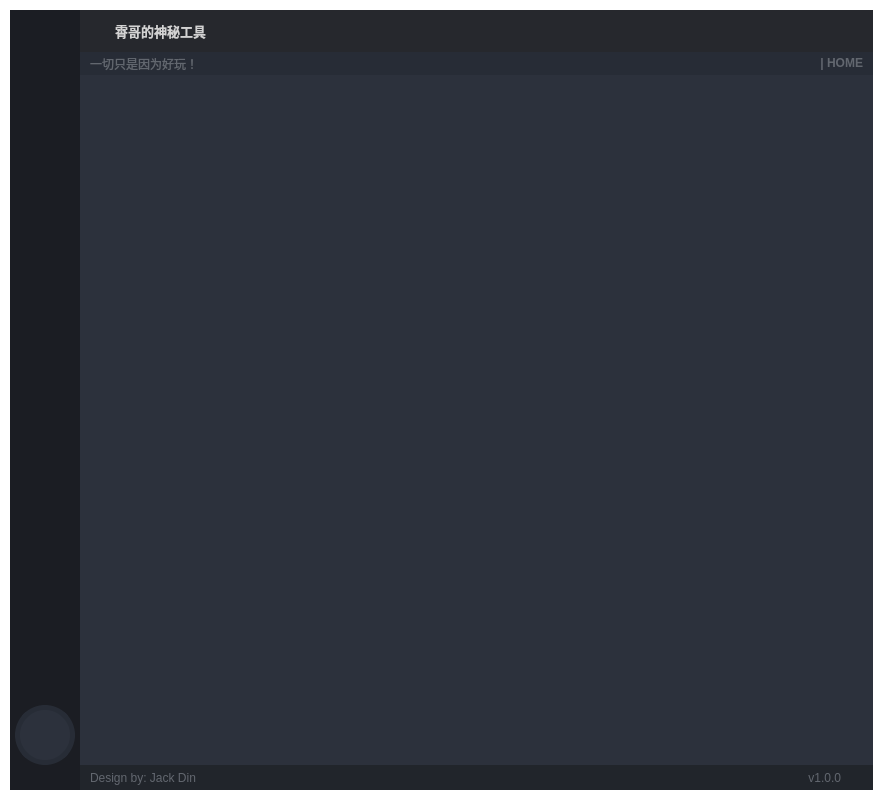
<?xml version="1.0" encoding="UTF-8"?>
<ui version="4.0">
 <author>Wanderson M. Pimenta</author>
 <class>MainWindow</class>
 <widget class="QMainWindow" name="MainWindow">
  <property name="windowModality">
   <enum>Qt::NonModal</enum>
  </property>
  <property name="geometry">
   <rect>
    <x>0</x>
    <y>0</y>
    <width>883</width>
    <height>800</height>
   </rect>
  </property>
  <property name="minimumSize">
   <size>
    <width>500</width>
    <height>800</height>
   </size>
  </property>
  <property name="palette">
   <palette>
    <active>
     <colorrole role="WindowText">
      <brush brushstyle="SolidPattern">
       <color alpha="255">
        <red>255</red>
        <green>255</green>
        <blue>255</blue>
       </color>
      </brush>
     </colorrole>
     <colorrole role="Button">
      <brush brushstyle="SolidPattern">
       <color alpha="0">
        <red>0</red>
        <green>0</green>
        <blue>0</blue>
       </color>
      </brush>
     </colorrole>
     <colorrole role="Light">
      <brush brushstyle="SolidPattern">
       <color alpha="255">
        <red>66</red>
        <green>73</green>
        <blue>90</blue>
       </color>
      </brush>
     </colorrole>
     <colorrole role="Midlight">
      <brush brushstyle="SolidPattern">
       <color alpha="255">
        <red>55</red>
        <green>61</green>
        <blue>75</blue>
       </color>
      </brush>
     </colorrole>
     <colorrole role="Dark">
      <brush brushstyle="SolidPattern">
       <color alpha="255">
        <red>22</red>
        <green>24</green>
        <blue>30</blue>
       </color>
      </brush>
     </colorrole>
     <colorrole role="Mid">
      <brush brushstyle="SolidPattern">
       <color alpha="255">
        <red>29</red>
        <green>32</green>
        <blue>40</blue>
       </color>
      </brush>
     </colorrole>
     <colorrole role="Text">
      <brush brushstyle="SolidPattern">
       <color alpha="255">
        <red>210</red>
        <green>210</green>
        <blue>210</blue>
       </color>
      </brush>
     </colorrole>
     <colorrole role="BrightText">
      <brush brushstyle="SolidPattern">
       <color alpha="255">
        <red>255</red>
        <green>255</green>
        <blue>255</blue>
       </color>
      </brush>
     </colorrole>
     <colorrole role="ButtonText">
      <brush brushstyle="SolidPattern">
       <color alpha="255">
        <red>255</red>
        <green>255</green>
        <blue>255</blue>
       </color>
      </brush>
     </colorrole>
     <colorrole role="Base">
      <brush brushstyle="SolidPattern">
       <color alpha="0">
        <red>0</red>
        <green>0</green>
        <blue>0</blue>
       </color>
      </brush>
     </colorrole>
     <colorrole role="Window">
      <brush brushstyle="SolidPattern">
       <color alpha="0">
        <red>0</red>
        <green>0</green>
        <blue>0</blue>
       </color>
      </brush>
     </colorrole>
     <colorrole role="Shadow">
      <brush brushstyle="SolidPattern">
       <color alpha="255">
        <red>0</red>
        <green>0</green>
        <blue>0</blue>
       </color>
      </brush>
     </colorrole>
     <colorrole role="Highlight">
      <brush brushstyle="SolidPattern">
       <color alpha="255">
        <red>85</red>
        <green>170</green>
        <blue>255</blue>
       </color>
      </brush>
     </colorrole>
     <colorrole role="Link">
      <brush brushstyle="SolidPattern">
       <color alpha="255">
        <red>85</red>
        <green>170</green>
        <blue>255</blue>
       </color>
      </brush>
     </colorrole>
     <colorrole role="LinkVisited">
      <brush brushstyle="SolidPattern">
       <color alpha="255">
        <red>255</red>
        <green>0</green>
        <blue>127</blue>
       </color>
      </brush>
     </colorrole>
     <colorrole role="AlternateBase">
      <brush brushstyle="SolidPattern">
       <color alpha="255">
        <red>22</red>
        <green>24</green>
        <blue>30</blue>
       </color>
      </brush>
     </colorrole>
     <colorrole role="ToolTipBase">
      <brush brushstyle="SolidPattern">
       <color alpha="255">
        <red>44</red>
        <green>49</green>
        <blue>60</blue>
       </color>
      </brush>
     </colorrole>
     <colorrole role="ToolTipText">
      <brush brushstyle="SolidPattern">
       <color alpha="255">
        <red>210</red>
        <green>210</green>
        <blue>210</blue>
       </color>
      </brush>
     </colorrole>
     <colorrole role="PlaceholderText">
      <brush brushstyle="NoBrush">
       <color alpha="128">
        <red>210</red>
        <green>210</green>
        <blue>210</blue>
       </color>
      </brush>
     </colorrole>
    </active>
    <inactive>
     <colorrole role="WindowText">
      <brush brushstyle="SolidPattern">
       <color alpha="255">
        <red>255</red>
        <green>255</green>
        <blue>255</blue>
       </color>
      </brush>
     </colorrole>
     <colorrole role="Button">
      <brush brushstyle="SolidPattern">
       <color alpha="0">
        <red>0</red>
        <green>0</green>
        <blue>0</blue>
       </color>
      </brush>
     </colorrole>
     <colorrole role="Light">
      <brush brushstyle="SolidPattern">
       <color alpha="255">
        <red>66</red>
        <green>73</green>
        <blue>90</blue>
       </color>
      </brush>
     </colorrole>
     <colorrole role="Midlight">
      <brush brushstyle="SolidPattern">
       <color alpha="255">
        <red>55</red>
        <green>61</green>
        <blue>75</blue>
       </color>
      </brush>
     </colorrole>
     <colorrole role="Dark">
      <brush brushstyle="SolidPattern">
       <color alpha="255">
        <red>22</red>
        <green>24</green>
        <blue>30</blue>
       </color>
      </brush>
     </colorrole>
     <colorrole role="Mid">
      <brush brushstyle="SolidPattern">
       <color alpha="255">
        <red>29</red>
        <green>32</green>
        <blue>40</blue>
       </color>
      </brush>
     </colorrole>
     <colorrole role="Text">
      <brush brushstyle="SolidPattern">
       <color alpha="255">
        <red>210</red>
        <green>210</green>
        <blue>210</blue>
       </color>
      </brush>
     </colorrole>
     <colorrole role="BrightText">
      <brush brushstyle="SolidPattern">
       <color alpha="255">
        <red>255</red>
        <green>255</green>
        <blue>255</blue>
       </color>
      </brush>
     </colorrole>
     <colorrole role="ButtonText">
      <brush brushstyle="SolidPattern">
       <color alpha="255">
        <red>255</red>
        <green>255</green>
        <blue>255</blue>
       </color>
      </brush>
     </colorrole>
     <colorrole role="Base">
      <brush brushstyle="SolidPattern">
       <color alpha="0">
        <red>0</red>
        <green>0</green>
        <blue>0</blue>
       </color>
      </brush>
     </colorrole>
     <colorrole role="Window">
      <brush brushstyle="SolidPattern">
       <color alpha="0">
        <red>0</red>
        <green>0</green>
        <blue>0</blue>
       </color>
      </brush>
     </colorrole>
     <colorrole role="Shadow">
      <brush brushstyle="SolidPattern">
       <color alpha="255">
        <red>0</red>
        <green>0</green>
        <blue>0</blue>
       </color>
      </brush>
     </colorrole>
     <colorrole role="Highlight">
      <brush brushstyle="SolidPattern">
       <color alpha="255">
        <red>85</red>
        <green>170</green>
        <blue>255</blue>
       </color>
      </brush>
     </colorrole>
     <colorrole role="Link">
      <brush brushstyle="SolidPattern">
       <color alpha="255">
        <red>85</red>
        <green>170</green>
        <blue>255</blue>
       </color>
      </brush>
     </colorrole>
     <colorrole role="LinkVisited">
      <brush brushstyle="SolidPattern">
       <color alpha="255">
        <red>255</red>
        <green>0</green>
        <blue>127</blue>
       </color>
      </brush>
     </colorrole>
     <colorrole role="AlternateBase">
      <brush brushstyle="SolidPattern">
       <color alpha="255">
        <red>22</red>
        <green>24</green>
        <blue>30</blue>
       </color>
      </brush>
     </colorrole>
     <colorrole role="ToolTipBase">
      <brush brushstyle="SolidPattern">
       <color alpha="255">
        <red>44</red>
        <green>49</green>
        <blue>60</blue>
       </color>
      </brush>
     </colorrole>
     <colorrole role="ToolTipText">
      <brush brushstyle="SolidPattern">
       <color alpha="255">
        <red>210</red>
        <green>210</green>
        <blue>210</blue>
       </color>
      </brush>
     </colorrole>
     <colorrole role="PlaceholderText">
      <brush brushstyle="NoBrush">
       <color alpha="128">
        <red>210</red>
        <green>210</green>
        <blue>210</blue>
       </color>
      </brush>
     </colorrole>
    </inactive>
    <disabled>
     <colorrole role="WindowText">
      <brush brushstyle="SolidPattern">
       <color alpha="255">
        <red>22</red>
        <green>24</green>
        <blue>30</blue>
       </color>
      </brush>
     </colorrole>
     <colorrole role="Button">
      <brush brushstyle="SolidPattern">
       <color alpha="0">
        <red>0</red>
        <green>0</green>
        <blue>0</blue>
       </color>
      </brush>
     </colorrole>
     <colorrole role="Light">
      <brush brushstyle="SolidPattern">
       <color alpha="255">
        <red>66</red>
        <green>73</green>
        <blue>90</blue>
       </color>
      </brush>
     </colorrole>
     <colorrole role="Midlight">
      <brush brushstyle="SolidPattern">
       <color alpha="255">
        <red>55</red>
        <green>61</green>
        <blue>75</blue>
       </color>
      </brush>
     </colorrole>
     <colorrole role="Dark">
      <brush brushstyle="SolidPattern">
       <color alpha="255">
        <red>22</red>
        <green>24</green>
        <blue>30</blue>
       </color>
      </brush>
     </colorrole>
     <colorrole role="Mid">
      <brush brushstyle="SolidPattern">
       <color alpha="255">
        <red>29</red>
        <green>32</green>
        <blue>40</blue>
       </color>
      </brush>
     </colorrole>
     <colorrole role="Text">
      <brush brushstyle="SolidPattern">
       <color alpha="255">
        <red>22</red>
        <green>24</green>
        <blue>30</blue>
       </color>
      </brush>
     </colorrole>
     <colorrole role="BrightText">
      <brush brushstyle="SolidPattern">
       <color alpha="255">
        <red>255</red>
        <green>255</green>
        <blue>255</blue>
       </color>
      </brush>
     </colorrole>
     <colorrole role="ButtonText">
      <brush brushstyle="SolidPattern">
       <color alpha="255">
        <red>22</red>
        <green>24</green>
        <blue>30</blue>
       </color>
      </brush>
     </colorrole>
     <colorrole role="Base">
      <brush brushstyle="SolidPattern">
       <color alpha="0">
        <red>0</red>
        <green>0</green>
        <blue>0</blue>
       </color>
      </brush>
     </colorrole>
     <colorrole role="Window">
      <brush brushstyle="SolidPattern">
       <color alpha="0">
        <red>0</red>
        <green>0</green>
        <blue>0</blue>
       </color>
      </brush>
     </colorrole>
     <colorrole role="Shadow">
      <brush brushstyle="SolidPattern">
       <color alpha="255">
        <red>0</red>
        <green>0</green>
        <blue>0</blue>
       </color>
      </brush>
     </colorrole>
     <colorrole role="Highlight">
      <brush brushstyle="SolidPattern">
       <color alpha="255">
        <red>51</red>
        <green>153</green>
        <blue>255</blue>
       </color>
      </brush>
     </colorrole>
     <colorrole role="Link">
      <brush brushstyle="SolidPattern">
       <color alpha="255">
        <red>85</red>
        <green>170</green>
        <blue>255</blue>
       </color>
      </brush>
     </colorrole>
     <colorrole role="LinkVisited">
      <brush brushstyle="SolidPattern">
       <color alpha="255">
        <red>255</red>
        <green>0</green>
        <blue>127</blue>
       </color>
      </brush>
     </colorrole>
     <colorrole role="AlternateBase">
      <brush brushstyle="SolidPattern">
       <color alpha="255">
        <red>44</red>
        <green>49</green>
        <blue>60</blue>
       </color>
      </brush>
     </colorrole>
     <colorrole role="ToolTipBase">
      <brush brushstyle="SolidPattern">
       <color alpha="255">
        <red>44</red>
        <green>49</green>
        <blue>60</blue>
       </color>
      </brush>
     </colorrole>
     <colorrole role="ToolTipText">
      <brush brushstyle="SolidPattern">
       <color alpha="255">
        <red>210</red>
        <green>210</green>
        <blue>210</blue>
       </color>
      </brush>
     </colorrole>
     <colorrole role="PlaceholderText">
      <brush brushstyle="NoBrush">
       <color alpha="128">
        <red>210</red>
        <green>210</green>
        <blue>210</blue>
       </color>
      </brush>
     </colorrole>
    </disabled>
   </palette>
  </property>
  <property name="font">
   <font>
    <family>Segoe UI</family>
    <pointsize>10</pointsize>
   </font>
  </property>
  <property name="windowTitle">
   <string>MainWindow</string>
  </property>
  <property name="windowIcon">
   <iconset>
    <normaloff>images/icon.ico</normaloff>images/icon.ico</iconset>
  </property>
  <property name="styleSheet">
   <string notr="true"/>
  </property>
  <widget class="QWidget" name="centralwidget">
   <property name="styleSheet">
    <string notr="true">background: transparent;
color: rgb(210, 210, 210);</string>
   </property>
   <layout class="QHBoxLayout" name="horizontalLayout">
    <property name="spacing">
     <number>0</number>
    </property>
    <property name="leftMargin">
     <number>10</number>
    </property>
    <property name="topMargin">
     <number>10</number>
    </property>
    <property name="rightMargin">
     <number>10</number>
    </property>
    <property name="bottomMargin">
     <number>10</number>
    </property>
    <item>
     <widget class="QFrame" name="frame_main">
      <property name="styleSheet">
       <string notr="true"/>
      </property>
      <property name="frameShape">
       <enum>QFrame::NoFrame</enum>
      </property>
      <property name="frameShadow">
       <enum>QFrame::Raised</enum>
      </property>
      <layout class="QVBoxLayout" name="verticalLayout">
       <property name="spacing">
        <number>0</number>
       </property>
       <property name="leftMargin">
        <number>0</number>
       </property>
       <property name="topMargin">
        <number>0</number>
       </property>
       <property name="rightMargin">
        <number>0</number>
       </property>
       <property name="bottomMargin">
        <number>0</number>
       </property>
       <item>
        <widget class="QFrame" name="frame_top">
         <property name="minimumSize">
          <size>
           <width>0</width>
           <height>65</height>
          </size>
         </property>
         <property name="maximumSize">
          <size>
           <width>16777215</width>
           <height>65</height>
          </size>
         </property>
         <property name="styleSheet">
          <string notr="true">background-color: transparent;</string>
         </property>
         <property name="frameShape">
          <enum>QFrame::NoFrame</enum>
         </property>
         <property name="frameShadow">
          <enum>QFrame::Raised</enum>
         </property>
         <layout class="QHBoxLayout" name="horizontalLayout_3">
          <property name="spacing">
           <number>0</number>
          </property>
          <property name="leftMargin">
           <number>0</number>
          </property>
          <property name="topMargin">
           <number>0</number>
          </property>
          <property name="rightMargin">
           <number>0</number>
          </property>
          <property name="bottomMargin">
           <number>0</number>
          </property>
          <item>
           <widget class="QFrame" name="frame_toggle">
            <property name="maximumSize">
             <size>
              <width>70</width>
              <height>16777215</height>
             </size>
            </property>
            <property name="styleSheet">
             <string notr="true">background-color: rgb(27, 29, 35);</string>
            </property>
            <property name="frameShape">
             <enum>QFrame::NoFrame</enum>
            </property>
            <property name="frameShadow">
             <enum>QFrame::Raised</enum>
            </property>
            <layout class="QVBoxLayout" name="verticalLayout_3">
             <property name="spacing">
              <number>0</number>
             </property>
             <property name="leftMargin">
              <number>0</number>
             </property>
             <property name="topMargin">
              <number>0</number>
             </property>
             <property name="rightMargin">
              <number>0</number>
             </property>
             <property name="bottomMargin">
              <number>0</number>
             </property>
             <item>
              <widget class="QPushButton" name="btn_toggle_menu">
               <property name="sizePolicy">
                <sizepolicy hsizetype="Expanding" vsizetype="Expanding">
                 <horstretch>0</horstretch>
                 <verstretch>0</verstretch>
                </sizepolicy>
               </property>
               <property name="styleSheet">
                <string notr="true">QPushButton {
	background-image: url(:/images_icons_20/images/icons/20x20/cil-menu.png);
	background-position: center;
	background-repeat: no-reperat;
	border: none;
	background-color: rgb(27, 29, 35);
}
QPushButton:hover {
	background-color: rgb(33, 37, 43);
}
QPushButton:pressed {	
	background-color: rgb(85, 170, 255);
}</string>
               </property>
               <property name="text">
                <string/>
               </property>
              </widget>
             </item>
            </layout>
           </widget>
          </item>
          <item>
           <widget class="QFrame" name="frame_top_right">
            <property name="styleSheet">
             <string notr="true">background: transparent;</string>
            </property>
            <property name="frameShape">
             <enum>QFrame::NoFrame</enum>
            </property>
            <property name="frameShadow">
             <enum>QFrame::Raised</enum>
            </property>
            <layout class="QVBoxLayout" name="verticalLayout_2">
             <property name="spacing">
              <number>0</number>
             </property>
             <property name="leftMargin">
              <number>0</number>
             </property>
             <property name="topMargin">
              <number>0</number>
             </property>
             <property name="rightMargin">
              <number>0</number>
             </property>
             <property name="bottomMargin">
              <number>0</number>
             </property>
             <item>
              <widget class="QFrame" name="frame_top_btns">
               <property name="maximumSize">
                <size>
                 <width>16777215</width>
                 <height>42</height>
                </size>
               </property>
               <property name="styleSheet">
                <string notr="true">background-color: rgba(27, 29, 35, 200)</string>
               </property>
               <property name="frameShape">
                <enum>QFrame::NoFrame</enum>
               </property>
               <property name="frameShadow">
                <enum>QFrame::Raised</enum>
               </property>
               <layout class="QHBoxLayout" name="horizontalLayout_4">
                <property name="spacing">
                 <number>0</number>
                </property>
                <property name="leftMargin">
                 <number>0</number>
                </property>
                <property name="topMargin">
                 <number>0</number>
                </property>
                <property name="rightMargin">
                 <number>0</number>
                </property>
                <property name="bottomMargin">
                 <number>0</number>
                </property>
                <item>
                 <widget class="QFrame" name="frame_label_top_btns">
                  <property name="sizePolicy">
                   <sizepolicy hsizetype="Expanding" vsizetype="Preferred">
                    <horstretch>0</horstretch>
                    <verstretch>0</verstretch>
                   </sizepolicy>
                  </property>
                  <property name="frameShape">
                   <enum>QFrame::NoFrame</enum>
                  </property>
                  <property name="frameShadow">
                   <enum>QFrame::Raised</enum>
                  </property>
                  <layout class="QHBoxLayout" name="horizontalLayout_10">
                   <property name="spacing">
                    <number>0</number>
                   </property>
                   <property name="leftMargin">
                    <number>5</number>
                   </property>
                   <property name="topMargin">
                    <number>0</number>
                   </property>
                   <property name="rightMargin">
                    <number>10</number>
                   </property>
                   <property name="bottomMargin">
                    <number>0</number>
                   </property>
                   <item>
                    <widget class="QFrame" name="frame_icon_top_bar">
                     <property name="maximumSize">
                      <size>
                       <width>30</width>
                       <height>30</height>
                      </size>
                     </property>
                     <property name="styleSheet">
                      <string notr="true">background: transparent;
background-image: url(:/16x16/icons/16x16/cil-av-timer.png);
background-position: center;
background-repeat: no-repeat;
</string>
                     </property>
                     <property name="frameShape">
                      <enum>QFrame::StyledPanel</enum>
                     </property>
                     <property name="frameShadow">
                      <enum>QFrame::Raised</enum>
                     </property>
                    </widget>
                   </item>
                   <item>
                    <widget class="QLabel" name="label_title_bar_top">
                     <property name="font">
                      <font>
                       <family>Segoe UI</family>
                       <pointsize>10</pointsize>
                       <weight>75</weight>
                       <bold>true</bold>
                      </font>
                     </property>
                     <property name="styleSheet">
                      <string notr="true">background: transparent;
</string>
                     </property>
                     <property name="text">
                      <string>霄哥的神秘工具</string>
                     </property>
                    </widget>
                   </item>
                  </layout>
                 </widget>
                </item>
                <item alignment="Qt::AlignRight">
                 <widget class="QFrame" name="frame_btns_right">
                  <property name="sizePolicy">
                   <sizepolicy hsizetype="Expanding" vsizetype="Preferred">
                    <horstretch>0</horstretch>
                    <verstretch>0</verstretch>
                   </sizepolicy>
                  </property>
                  <property name="maximumSize">
                   <size>
                    <width>120</width>
                    <height>16777215</height>
                   </size>
                  </property>
                  <property name="frameShape">
                   <enum>QFrame::NoFrame</enum>
                  </property>
                  <property name="frameShadow">
                   <enum>QFrame::Raised</enum>
                  </property>
                  <layout class="QHBoxLayout" name="horizontalLayout_5">
                   <property name="spacing">
                    <number>0</number>
                   </property>
                   <property name="leftMargin">
                    <number>0</number>
                   </property>
                   <property name="topMargin">
                    <number>0</number>
                   </property>
                   <property name="rightMargin">
                    <number>0</number>
                   </property>
                   <property name="bottomMargin">
                    <number>0</number>
                   </property>
                   <item>
                    <widget class="QPushButton" name="btn_minimize">
                     <property name="sizePolicy">
                      <sizepolicy hsizetype="Minimum" vsizetype="Expanding">
                       <horstretch>0</horstretch>
                       <verstretch>0</verstretch>
                      </sizepolicy>
                     </property>
                     <property name="minimumSize">
                      <size>
                       <width>40</width>
                       <height>0</height>
                      </size>
                     </property>
                     <property name="maximumSize">
                      <size>
                       <width>40</width>
                       <height>16777215</height>
                      </size>
                     </property>
                     <property name="toolTip">
                      <string>Minimize</string>
                     </property>
                     <property name="styleSheet">
                      <string notr="true">QPushButton {	
	border: none;
	background-color: transparent;
}
QPushButton:hover {
	background-color: rgb(52, 59, 72);
}
QPushButton:pressed {	
	background-color: rgb(85, 170, 255);
}</string>
                     </property>
                     <property name="text">
                      <string/>
                     </property>
                     <property name="icon">
                      <iconset>
                       <normaloff>images/icons/20x20/cil-window-minimize.png</normaloff>images/icons/20x20/cil-window-minimize.png</iconset>
                     </property>
                    </widget>
                   </item>
                   <item>
                    <widget class="QPushButton" name="btn_maximize_restore">
                     <property name="sizePolicy">
                      <sizepolicy hsizetype="Minimum" vsizetype="Expanding">
                       <horstretch>0</horstretch>
                       <verstretch>0</verstretch>
                      </sizepolicy>
                     </property>
                     <property name="minimumSize">
                      <size>
                       <width>40</width>
                       <height>0</height>
                      </size>
                     </property>
                     <property name="maximumSize">
                      <size>
                       <width>40</width>
                       <height>16777215</height>
                      </size>
                     </property>
                     <property name="toolTip">
                      <string>Maximize</string>
                     </property>
                     <property name="styleSheet">
                      <string notr="true">QPushButton {	
	border: none;
	background-color: transparent;
}
QPushButton:hover {
	background-color: rgb(52, 59, 72);
}
QPushButton:pressed {	
	background-color: rgb(85, 170, 255);
}</string>
                     </property>
                     <property name="text">
                      <string/>
                     </property>
                     <property name="icon">
                      <iconset>
                       <normaloff>images/icons/20x20/cil-window-maximize.png</normaloff>images/icons/20x20/cil-window-maximize.png</iconset>
                     </property>
                    </widget>
                   </item>
                   <item>
                    <widget class="QPushButton" name="btn_close">
                     <property name="sizePolicy">
                      <sizepolicy hsizetype="Minimum" vsizetype="Expanding">
                       <horstretch>0</horstretch>
                       <verstretch>0</verstretch>
                      </sizepolicy>
                     </property>
                     <property name="minimumSize">
                      <size>
                       <width>40</width>
                       <height>0</height>
                      </size>
                     </property>
                     <property name="maximumSize">
                      <size>
                       <width>40</width>
                       <height>16777215</height>
                      </size>
                     </property>
                     <property name="toolTip">
                      <string>Close</string>
                     </property>
                     <property name="styleSheet">
                      <string notr="true">QPushButton {	
	border: none;
	background-color: transparent;
}
QPushButton:hover {
	background-color: rgb(52, 59, 72);
}
QPushButton:pressed {	
	background-color: rgb(85, 170, 255);
}</string>
                     </property>
                     <property name="text">
                      <string/>
                     </property>
                     <property name="icon">
                      <iconset>
                       <normaloff>images/icons/20x20/cil-x.png</normaloff>images/icons/20x20/cil-x.png</iconset>
                     </property>
                    </widget>
                   </item>
                  </layout>
                 </widget>
                </item>
               </layout>
              </widget>
             </item>
             <item>
              <widget class="QFrame" name="frame_top_info">
               <property name="maximumSize">
                <size>
                 <width>16777215</width>
                 <height>65</height>
                </size>
               </property>
               <property name="styleSheet">
                <string notr="true">background-color: rgb(39, 44, 54);</string>
               </property>
               <property name="frameShape">
                <enum>QFrame::NoFrame</enum>
               </property>
               <property name="frameShadow">
                <enum>QFrame::Raised</enum>
               </property>
               <layout class="QHBoxLayout" name="horizontalLayout_8">
                <property name="spacing">
                 <number>0</number>
                </property>
                <property name="leftMargin">
                 <number>10</number>
                </property>
                <property name="topMargin">
                 <number>0</number>
                </property>
                <property name="rightMargin">
                 <number>10</number>
                </property>
                <property name="bottomMargin">
                 <number>0</number>
                </property>
                <item>
                 <widget class="QLabel" name="label_top_info_1">
                  <property name="maximumSize">
                   <size>
                    <width>16777215</width>
                    <height>15</height>
                   </size>
                  </property>
                  <property name="font">
                   <font>
                    <family>Segoe UI</family>
                   </font>
                  </property>
                  <property name="styleSheet">
                   <string notr="true">color: rgb(98, 103, 111); </string>
                  </property>
                  <property name="text">
                   <string>一切只是因为好玩！</string>
                  </property>
                 </widget>
                </item>
                <item>
                 <widget class="QLabel" name="label_top_info_2">
                  <property name="minimumSize">
                   <size>
                    <width>0</width>
                    <height>0</height>
                   </size>
                  </property>
                  <property name="maximumSize">
                   <size>
                    <width>250</width>
                    <height>20</height>
                   </size>
                  </property>
                  <property name="font">
                   <font>
                    <family>Segoe UI</family>
                    <weight>75</weight>
                    <bold>true</bold>
                   </font>
                  </property>
                  <property name="styleSheet">
                   <string notr="true">color: rgb(98, 103, 111);</string>
                  </property>
                  <property name="text">
                   <string>| HOME</string>
                  </property>
                  <property name="alignment">
                   <set>Qt::AlignRight|Qt::AlignTrailing|Qt::AlignVCenter</set>
                  </property>
                 </widget>
                </item>
               </layout>
              </widget>
             </item>
            </layout>
           </widget>
          </item>
         </layout>
        </widget>
       </item>
       <item>
        <widget class="QFrame" name="frame_center">
         <property name="sizePolicy">
          <sizepolicy hsizetype="Expanding" vsizetype="Expanding">
           <horstretch>0</horstretch>
           <verstretch>0</verstretch>
          </sizepolicy>
         </property>
         <property name="styleSheet">
          <string notr="true">background-color: rgb(40, 44, 52);</string>
         </property>
         <property name="frameShape">
          <enum>QFrame::NoFrame</enum>
         </property>
         <property name="frameShadow">
          <enum>QFrame::Raised</enum>
         </property>
         <layout class="QHBoxLayout" name="horizontalLayout_2">
          <property name="spacing">
           <number>0</number>
          </property>
          <property name="leftMargin">
           <number>0</number>
          </property>
          <property name="topMargin">
           <number>0</number>
          </property>
          <property name="rightMargin">
           <number>0</number>
          </property>
          <property name="bottomMargin">
           <number>0</number>
          </property>
          <item>
           <widget class="QFrame" name="frame_left_menu">
            <property name="sizePolicy">
             <sizepolicy hsizetype="Preferred" vsizetype="Preferred">
              <horstretch>0</horstretch>
              <verstretch>0</verstretch>
             </sizepolicy>
            </property>
            <property name="minimumSize">
             <size>
              <width>70</width>
              <height>0</height>
             </size>
            </property>
            <property name="maximumSize">
             <size>
              <width>70</width>
              <height>16777215</height>
             </size>
            </property>
            <property name="layoutDirection">
             <enum>Qt::LeftToRight</enum>
            </property>
            <property name="styleSheet">
             <string notr="true">background-color: rgb(27, 29, 35);</string>
            </property>
            <property name="frameShape">
             <enum>QFrame::NoFrame</enum>
            </property>
            <property name="frameShadow">
             <enum>QFrame::Raised</enum>
            </property>
            <layout class="QVBoxLayout" name="verticalLayout_5">
             <property name="spacing">
              <number>1</number>
             </property>
             <property name="leftMargin">
              <number>0</number>
             </property>
             <property name="topMargin">
              <number>0</number>
             </property>
             <property name="rightMargin">
              <number>0</number>
             </property>
             <property name="bottomMargin">
              <number>0</number>
             </property>
             <item alignment="Qt::AlignTop">
              <widget class="QFrame" name="frame_menus">
               <property name="frameShape">
                <enum>QFrame::NoFrame</enum>
               </property>
               <property name="frameShadow">
                <enum>QFrame::Raised</enum>
               </property>
               <layout class="QVBoxLayout" name="layout_menus">
                <property name="spacing">
                 <number>0</number>
                </property>
                <property name="leftMargin">
                 <number>0</number>
                </property>
                <property name="topMargin">
                 <number>0</number>
                </property>
                <property name="rightMargin">
                 <number>0</number>
                </property>
                <property name="bottomMargin">
                 <number>0</number>
                </property>
               </layout>
              </widget>
             </item>
             <item alignment="Qt::AlignBottom">
              <widget class="QFrame" name="frame_extra_menus">
               <property name="sizePolicy">
                <sizepolicy hsizetype="Preferred" vsizetype="Preferred">
                 <horstretch>0</horstretch>
                 <verstretch>0</verstretch>
                </sizepolicy>
               </property>
               <property name="frameShape">
                <enum>QFrame::NoFrame</enum>
               </property>
               <property name="frameShadow">
                <enum>QFrame::Raised</enum>
               </property>
               <layout class="QVBoxLayout" name="layout_menu_bottom">
                <property name="spacing">
                 <number>10</number>
                </property>
                <property name="leftMargin">
                 <number>0</number>
                </property>
                <property name="topMargin">
                 <number>0</number>
                </property>
                <property name="rightMargin">
                 <number>0</number>
                </property>
                <property name="bottomMargin">
                 <number>25</number>
                </property>
                <item alignment="Qt::AlignHCenter">
                 <widget class="QLabel" name="label_user_icon">
                  <property name="sizePolicy">
                   <sizepolicy hsizetype="Maximum" vsizetype="Maximum">
                    <horstretch>0</horstretch>
                    <verstretch>0</verstretch>
                   </sizepolicy>
                  </property>
                  <property name="minimumSize">
                   <size>
                    <width>60</width>
                    <height>60</height>
                   </size>
                  </property>
                  <property name="maximumSize">
                   <size>
                    <width>60</width>
                    <height>60</height>
                   </size>
                  </property>
                  <property name="font">
                   <font>
                    <family>Segoe UI</family>
                    <pointsize>12</pointsize>
                   </font>
                  </property>
                  <property name="styleSheet">
                   <string notr="true">QLabel {
	border-radius: 30px;
	background-color: rgb(44, 49, 60);
	border: 5px solid rgb(39, 44, 54);
	background-position: center;
	background-repeat: no-repeat;
	background-image: url(:/images/images/me.png);
}</string>
                  </property>
                  <property name="text">
                   <string/>
                  </property>
                  <property name="alignment">
                   <set>Qt::AlignCenter</set>
                  </property>
                 </widget>
                </item>
               </layout>
              </widget>
             </item>
            </layout>
           </widget>
          </item>
          <item>
           <widget class="QFrame" name="frame_content_right">
            <property name="styleSheet">
             <string notr="true">background-color: rgb(44, 49, 60);</string>
            </property>
            <property name="frameShape">
             <enum>QFrame::NoFrame</enum>
            </property>
            <property name="frameShadow">
             <enum>QFrame::Raised</enum>
            </property>
            <layout class="QVBoxLayout" name="verticalLayout_4">
             <property name="spacing">
              <number>0</number>
             </property>
             <property name="leftMargin">
              <number>0</number>
             </property>
             <property name="topMargin">
              <number>0</number>
             </property>
             <property name="rightMargin">
              <number>0</number>
             </property>
             <property name="bottomMargin">
              <number>0</number>
             </property>
             <item>
              <widget class="QFrame" name="frame_content">
               <property name="frameShape">
                <enum>QFrame::NoFrame</enum>
               </property>
               <property name="frameShadow">
                <enum>QFrame::Raised</enum>
               </property>
               <layout class="QVBoxLayout" name="verticalLayout_9">
                <property name="spacing">
                 <number>0</number>
                </property>
                <property name="leftMargin">
                 <number>5</number>
                </property>
                <property name="topMargin">
                 <number>5</number>
                </property>
                <property name="rightMargin">
                 <number>5</number>
                </property>
                <property name="bottomMargin">
                 <number>5</number>
                </property>
               </layout>
              </widget>
             </item>
             <item>
              <widget class="QFrame" name="frame_grip">
               <property name="minimumSize">
                <size>
                 <width>0</width>
                 <height>25</height>
                </size>
               </property>
               <property name="maximumSize">
                <size>
                 <width>16777215</width>
                 <height>25</height>
                </size>
               </property>
               <property name="styleSheet">
                <string notr="true">background-color: rgb(33, 37, 43);</string>
               </property>
               <property name="frameShape">
                <enum>QFrame::NoFrame</enum>
               </property>
               <property name="frameShadow">
                <enum>QFrame::Raised</enum>
               </property>
               <layout class="QHBoxLayout" name="horizontalLayout_6">
                <property name="spacing">
                 <number>0</number>
                </property>
                <property name="leftMargin">
                 <number>0</number>
                </property>
                <property name="topMargin">
                 <number>0</number>
                </property>
                <property name="rightMargin">
                 <number>2</number>
                </property>
                <property name="bottomMargin">
                 <number>0</number>
                </property>
                <item>
                 <widget class="QFrame" name="frame_label_bottom">
                  <property name="frameShape">
                   <enum>QFrame::NoFrame</enum>
                  </property>
                  <property name="frameShadow">
                   <enum>QFrame::Raised</enum>
                  </property>
                  <layout class="QHBoxLayout" name="horizontalLayout_7">
                   <property name="spacing">
                    <number>0</number>
                   </property>
                   <property name="leftMargin">
                    <number>10</number>
                   </property>
                   <property name="topMargin">
                    <number>0</number>
                   </property>
                   <property name="rightMargin">
                    <number>10</number>
                   </property>
                   <property name="bottomMargin">
                    <number>0</number>
                   </property>
                   <item>
                    <widget class="QLabel" name="label_credits">
                     <property name="font">
                      <font>
                       <family>Segoe UI</family>
                      </font>
                     </property>
                     <property name="styleSheet">
                      <string notr="true">color: rgb(98, 103, 111);</string>
                     </property>
                     <property name="text">
                      <string>Design by: Jack Din</string>
                     </property>
                    </widget>
                   </item>
                   <item>
                    <widget class="QLabel" name="label_version">
                     <property name="maximumSize">
                      <size>
                       <width>100</width>
                       <height>16777215</height>
                      </size>
                     </property>
                     <property name="font">
                      <font>
                       <family>Segoe UI</family>
                      </font>
                     </property>
                     <property name="styleSheet">
                      <string notr="true">color: rgb(98, 103, 111);</string>
                     </property>
                     <property name="text">
                      <string>v1.0.0</string>
                     </property>
                     <property name="alignment">
                      <set>Qt::AlignRight|Qt::AlignTrailing|Qt::AlignVCenter</set>
                     </property>
                    </widget>
                   </item>
                  </layout>
                 </widget>
                </item>
                <item>
                 <widget class="QFrame" name="frame_size_grip">
                  <property name="maximumSize">
                   <size>
                    <width>20</width>
                    <height>20</height>
                   </size>
                  </property>
                  <property name="styleSheet">
                   <string notr="true">QSizeGrip {
	background-image: url(:/16x16/icons/16x16/cil-size-grip.png);
	background-position: center;
	background-repeat: no-reperat;
}</string>
                  </property>
                  <property name="frameShape">
                   <enum>QFrame::NoFrame</enum>
                  </property>
                  <property name="frameShadow">
                   <enum>QFrame::Raised</enum>
                  </property>
                 </widget>
                </item>
               </layout>
              </widget>
             </item>
            </layout>
           </widget>
          </item>
         </layout>
        </widget>
       </item>
      </layout>
     </widget>
    </item>
   </layout>
  </widget>
 </widget>
 <tabstops>
  <tabstop>btn_minimize</tabstop>
  <tabstop>btn_maximize_restore</tabstop>
  <tabstop>btn_close</tabstop>
  <tabstop>btn_toggle_menu</tabstop>
 </tabstops>
 <resources>
  <include location="dx_rc.qrc"/>
 </resources>
 <connections/>
</ui>
